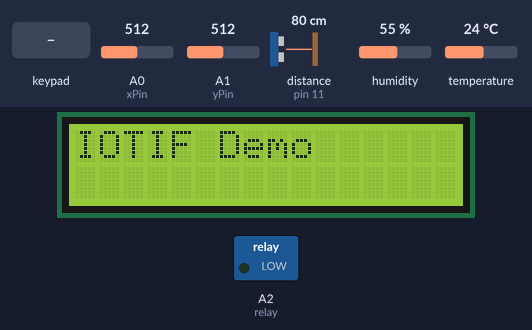
Bench run of a sketch on a simulated Arduino Uno, built with avr-gcc and run on an emulated ATmega328P. On the bench: 16×2 character LCD, switched loads named in the sketch (green lamp = pin HIGH). The test bench sets the inputs (shaded band); at power-on: A0 (xPin) = 512, distance to the obstacle (sensor on pin 11) 80 cm, A1 (yPin) = 512, humidity 55 %, temperature 24 °C. The echo pulse lasts 58.3 µs per cm; what the sketch prints to the serial monitor is not drawn.

Above: at 3.2 s.
3.3 s: keypad keys 2 3 4 5 pressed 0.4 s apart
At 3.7 s:
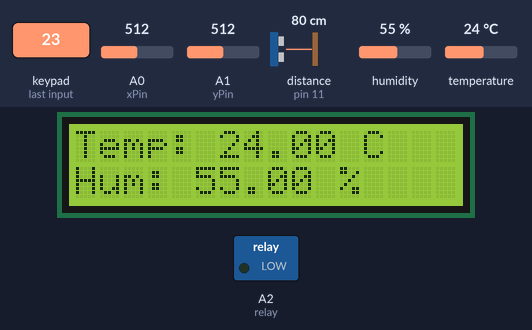
6.4 s: key '1' pressed
At 7.2 s:
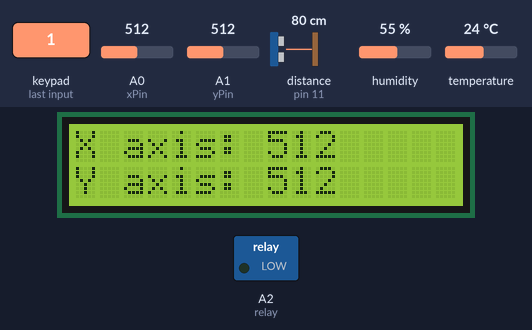
8.0 s: A0 (xPin) set to 108
At 9.1 s:
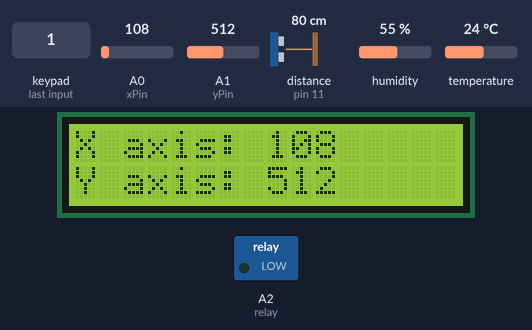
9.6 s: A0 (xPin) set to 93
At 10.7 s:
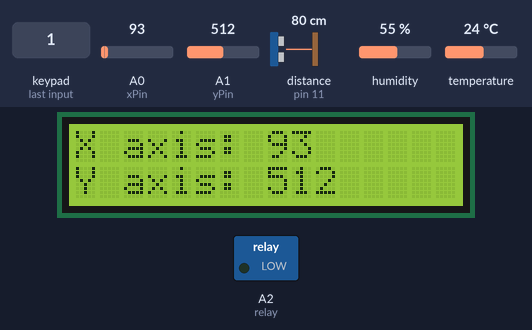
11.2 s: key '2' pressed
At 12.1 s:
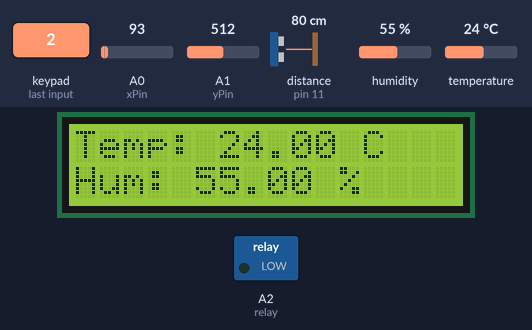
17.2 s: distance to the obstacle (sensor on pin 11) set to 2 cm
Timing chart, 0 to 20.2 s (numbered marks = the images above; inputs shaded):
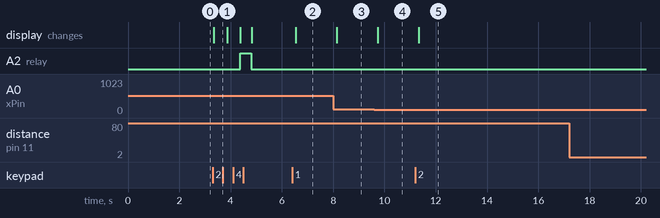

The sketch:

ALL_IN_ONE.ino
```cpp
#include <Keypad.h>
#include <LiquidCrystal_I2C.h>
#include <DHT.h>
#include <NewPing.h>

const int trigPin = 10;
const int echoPin = 11;
const int dhtPin = 12;
int xPin = A0;
int yPin = A1;
// int LED1 = D0;
// int LED2 = 1;
int relay = A2;

float h, t;
int xAxis, yAxis;
int distance;
String lastKeyPressed = "";
const byte ROWS = 4;
const byte COLS = 4;
char hexaKeys[ROWS][COLS] = {
  { '1', '2', '3', 'A' },
  { '4', '5', '6', 'B' },
  { '7', '8', '9', 'C' },
  { '*', '0', '#', 'D' }
};
byte rowPins[ROWS] = { 2, 3, 4, 5 };
byte colPins[COLS] = { 6, 7, 8, 9 };
unsigned long int lastBlinkTime = 0;
unsigned long int lastBuzzTime = 0;
unsigned long int lastRelayTime = 0;
bool state = HIGH;

Keypad customKeypad = Keypad(makeKeymap(hexaKeys), rowPins, colPins, ROWS, COLS);

LiquidCrystal_I2C lcd(0x20, 4, 5, 6, 0, 1, 2, 3, 7, POSITIVE);

DHT dht(dhtPin, DHT11);

NewPing sonar(trigPin, echoPin, 300);

String tempMessage, humMessage, disMessage, x_axis, y_axis;

void setup() {
  Serial.begin(9600);
  dht.begin();
  lcd.begin(16, 2);
  lcd.backlight();
  lcd.clear();
  lcd.setCursor(0, 0);
  lcd.print("IOTIF Demo");
  // pinMode(LED1, OUTPUT);
  // pinMode(LED2, OUTPUT);
  // pinMode(buzzer, OUTPUT);
  pinMode(relay, OUTPUT);
  turnOffDevices();
  Serial.println("Connect keypad, DHT11, Ultrasonic and LCD");
  delay(2000);
}
void loop() {
  char customKey = customKeypad.getKey();

  if (String(customKey) != "") {
    Serial.println("Value changed");
    Serial.println(lastKeyPressed);
    lastKeyPressed = customKey;
    turnOffDevices();
  }

  xAxis = analogRead(xPin);
  yAxis = analogRead(yPin);

  h = dht.readHumidity();
  t = dht.readTemperature();

  tempMessage = "Temp: " + String(t) + " C";
  humMessage = "Hum: " + String(h) + " %";
  disMessage = "Distance: " + String(distance) + " cm";
  x_axis = "X axis: " + String(xAxis);
  y_axis = "Y axis: " + String(yAxis);

  distance = sonar.ping_cm();
  if (lastKeyPressed == "1") {
    Serial.print(xAxis);
    Serial.print(" : ");
    Serial.println(yAxis);
    lcd.clear();
    lcd.setCursor(0, 0);
    lcd.print(x_axis);
    lcd.setCursor(0, 1);
    lcd.print(y_axis);
    turnOffDevices();
  } else if (lastKeyPressed == "2") {
    Serial.println(h);
    Serial.println(t);
    lcd.clear();
    lcd.setCursor(0, 0);
    lcd.print(tempMessage);
    lcd.setCursor(0, 1);
    lcd.print(humMessage);
    turnOffDevices();
  } else if (lastKeyPressed == "3") {
    Serial.println(distance);
    lcd.clear();
    lcd.setCursor(0, 0);
    lcd.print(disMessage);
    turnOffDevices();
  } else if (lastKeyPressed == "4") {
    // digitalWrite(buzzer, LOW);
    if (millis() - lastRelayTime > 1000) {
      lcd.clear();
      lcd.setCursor(0, 0);
      lcd.print("Relay");
      digitalWrite(relay, state);
      lastRelayTime = millis();
      state = !state;
    }
  } else {
    lcd.clear();
    lcd.setCursor(0, 0);
    lcd.print("IOTIF Demo");
  }
  delay(100);
}

void turnOffDevices() {
  // digitalWrite(buzzer, LOW);
  digitalWrite(relay, LOW);
  // digitalWrite(LED1, LOW);
  // digitalWrite(LED2, LOW);
}
```

Ex15_StepperJoystick.cpp
```cpp
#include <AccelStepper.h>

int joyX = A0;
int joyY = A1;

AccelStepper stepper(8, 10, 12, 11, 13);

void setup()
{
    Serial.begin(9600);
    Serial.println("Move Joystick around to change the speed of the stepper motor");

    pinMode(joyX, INPUT);
    pinMode(joyY, INPUT);

    stepper.setMaxSpeed(1000.0);
    stepper.setAcceleration(100.0);
    stepper.setSpeed(200);
    stepper.moveTo(20000);
}

void loop()
{
    if (analogRead(joyX) < 300 && analogRead(joyY) > 700)
    {
        stepper.setSpeed(200);
    }
    else if (analogRead(joyX) > 700 && analogRead(joyY) > 700)
    {
        stepper.setSpeed(400);
    }
    else if (analogRead(joyX) > 700 && analogRead(joyY) < 300)
    {
        stepper.setSpeed(600);
    }
    else if (analogRead(joyX) < 300 && analogRead(joyY) < 300)
    {
        stepper.setSpeed(800);
    }
    else
    {
        stepper.setSpeed(100);
    }

    if (stepper.distanceToGo() == 0)
    {
        stepper.moveTo(-stepper.currentPosition());
    }
    stepper.run();
}
```

Measured:
- after the input at 3.3 s, A2 (relay): LOW → HIGH after 1.1 s, → LOW 0.42 s later; the display: changes at once (image 1)
- after the input at 6.4 s, the display: changes after 0.14 s (image 2)
- after the input at 8.0 s, the display: changes after 0.13 s (image 3)
- after the input at 9.6 s, the display: changes after 0.14 s (image 4)
- after the input at 11.2 s, the display: changes after 0.15 s (image 5)
- after the input at 17.2 s, every drawn part: stays the same
